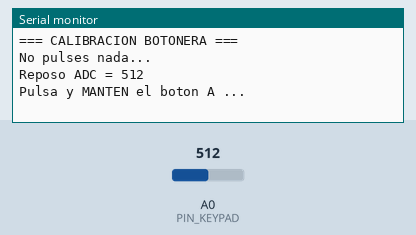
The sketch below on a simulated Arduino Uno, built with avr-gcc and run on an emulated ATmega328P. Shown: the last lines printed to the serial monitor. Inputs (shaded band) come from the test bench; at power-on: A0 (PIN_KEYPAD) = 512.

Above: at 1.1 s.
1.2 s: A0 (PIN_KEYPAD) set to 306
At 2.3 s:
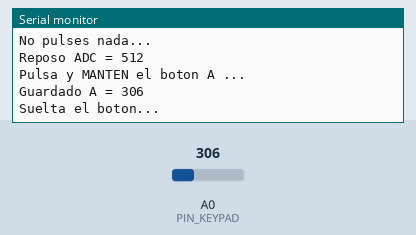
2.8 s: A0 (PIN_KEYPAD) set to 511
At 4.2 s:
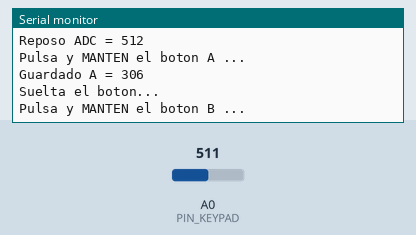
4.5 s: A0 (PIN_KEYPAD) set to 122
At 5.7 s:
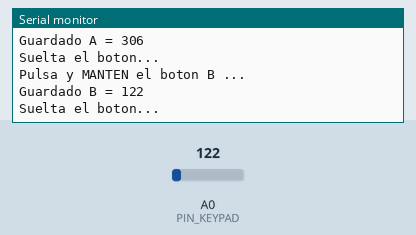
6.0 s: A0 (PIN_KEYPAD) set to 716
At 7.4 s:
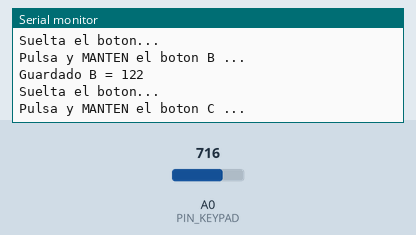
7.7 s: A0 (PIN_KEYPAD) set to 0
At 8.5 s:
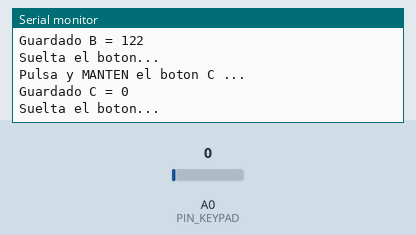
9.2 s: A0 (PIN_KEYPAD) set to 900
At 10.3 s:
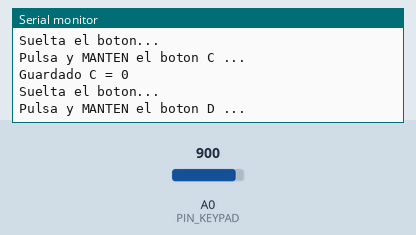

The sketch:

Botonera.ino
```cpp
#include <Arduino.h>

const uint8_t PIN_KEYPAD = A0;

const int N_BUTTONS = 5;
const char LABELS[N_BUTTONS] = { 'A', 'B', 'C', 'D', 'E' };

const int PRESS_DELTA = 60;
const int TOLERANCE   = 30;

int baseline = 1023;
int refVal[N_BUTTONS];

int readAvg(int n = 10, int dlyMs = 2) {
  long sum = 0;
  for (int i = 0; i < n; i++) {
    sum += analogRead(PIN_KEYPAD);
    delay(dlyMs);
  }
  return (int)(sum / n);
}

void waitRelease() {
  // espera a que vuelva cerca del reposo
  while (readAvg(5, 2) < baseline - (PRESS_DELTA / 2)) {
    delay(10);
  }
}

int captureStable(int maxWaitMs = 4000) {
  // captura una media cuando la lectura es razonablemente estable
  unsigned long t0 = millis();
  while (millis() - t0 < (unsigned long)maxWaitMs) {
    int minV = 1023, maxV = 0;
    long sum = 0;
    const int N = 20;

    for (int i = 0; i < N; i++) {
      int v = analogRead(PIN_KEYPAD);
      if (v < minV) minV = v;
      if (v > maxV) maxV = v;
      sum += v;
      delay(3);
    }

    if ((maxV - minV) <= 8) {        // estable
      return (int)(sum / N);
    }
    delay(10);
  }
  return -1;
}

int classifyButton(int adc) {
  int best = -1;
  int bestDiff = 9999;

  for (int i = 0; i < N_BUTTONS; i++) {
    int d = abs(adc - refVal[i]);
    if (d < bestDiff) {
      bestDiff = d;
      best = i;
    }
  }

  if (best != -1 && bestDiff <= TOLERANCE) return best;
  return -1;
}

void calibrate() {
  Serial.println(F("=== CALIBRACION BOTONERA ==="));
  Serial.println(F("No pulses nada..."));
  delay(300);

  baseline = readAvg(50, 2);
  Serial.print(F("Reposo ADC = "));
  Serial.println(baseline);

  for (int i = 0; i < N_BUTTONS; i++) {
    Serial.print(F("Pulsa y MANTEN el boton "));
    Serial.print(LABELS[i]);
    Serial.println(F(" ..."));

    // esperar pulsación: en estas botoneras suele bajar respecto al reposo
    while (readAvg(5, 2) > baseline - PRESS_DELTA) {
      delay(10);
    }

    int v = captureStable();
    if (v < 0) {
      Serial.println(F("ERROR: no se pudo capturar estable. Reinicia y prueba de nuevo."));
      while (true) {}
    }

    refVal[i] = v;
    Serial.print(F("Guardado "));
    Serial.print(LABELS[i]);
    Serial.print(F(" = "));
    Serial.println(refVal[i]);

    Serial.println(F("Suelta el boton..."));
    waitRelease();
    delay(200);
  }

  Serial.println(F("=== LISTO ==="));
  Serial.println(F("Pulsa botones y se imprimira A/B/C/D/E"));
  Serial.println();
}

void setup() {
  Serial.begin(9600);      // <- Pon el Monitor Serie a 9600
  calibrate();
}

void loop() {
  static int lastPrinted = -1;

  int adc = readAvg(8, 2);

  // si no está pulsado, resetea para permitir imprimir en la siguiente pulsación
  if (adc > baseline - PRESS_DELTA) {
    lastPrinted = -1;
    delay(20);
    return;
  }

  int b = classifyButton(adc);

  if (b != -1 && b != lastPrinted) {
    Serial.println(LABELS[b]);
    lastPrinted = b;
  }

  delay(30);
}
```

Measured:
- after the input at 1.2 s, the serial monitor: prints a new line after 0.08 s (image 1)
- after the input at 2.8 s, the serial monitor: prints a new line after 0.22 s (image 2)
- after the input at 4.5 s, the serial monitor: prints a new line after 0.08 s (image 3)
- after the input at 6.0 s, the serial monitor: prints a new line after 0.21 s (image 4)
- after the input at 7.7 s, the serial monitor: prints a new line after 0.09 s (image 5)
- after the input at 9.2 s, the serial monitor: prints a new line after 0.22 s (image 6)
